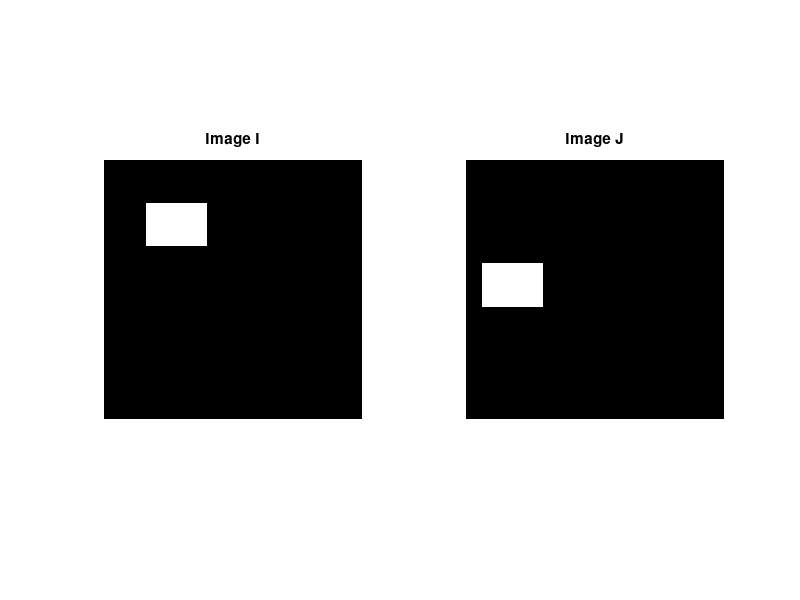
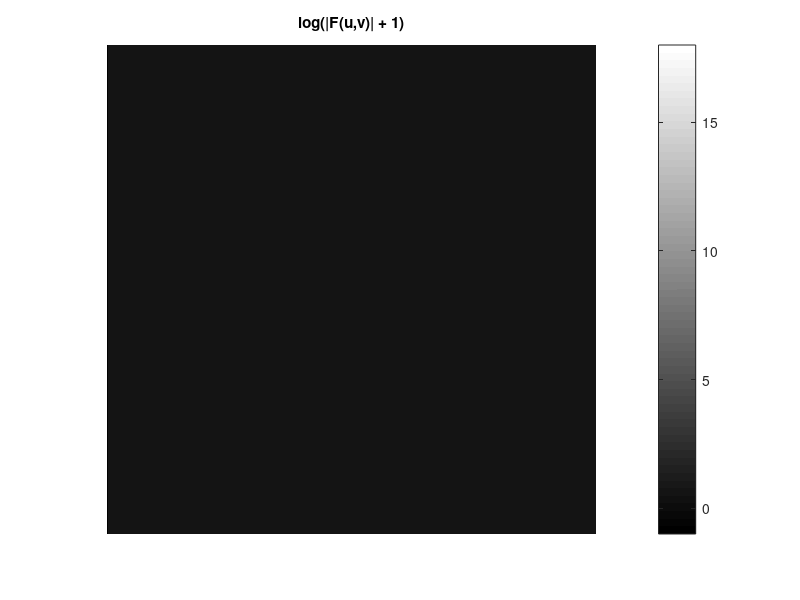
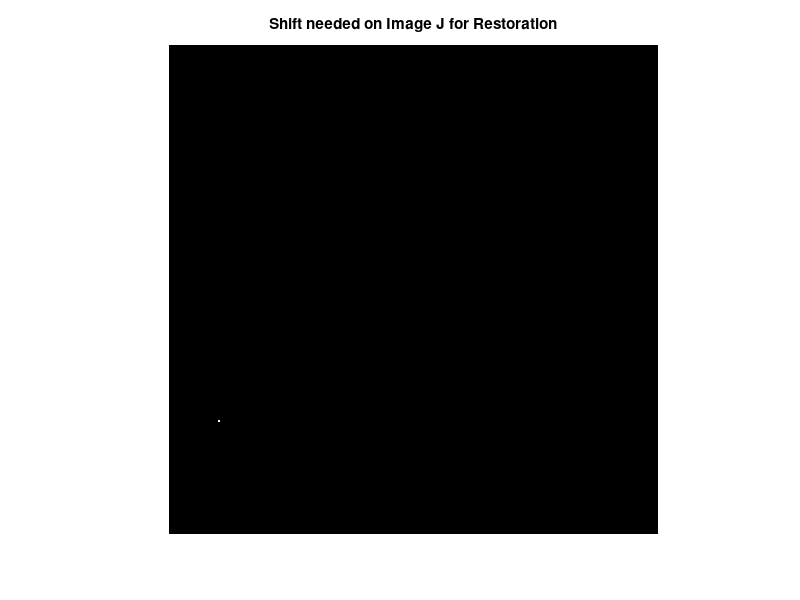
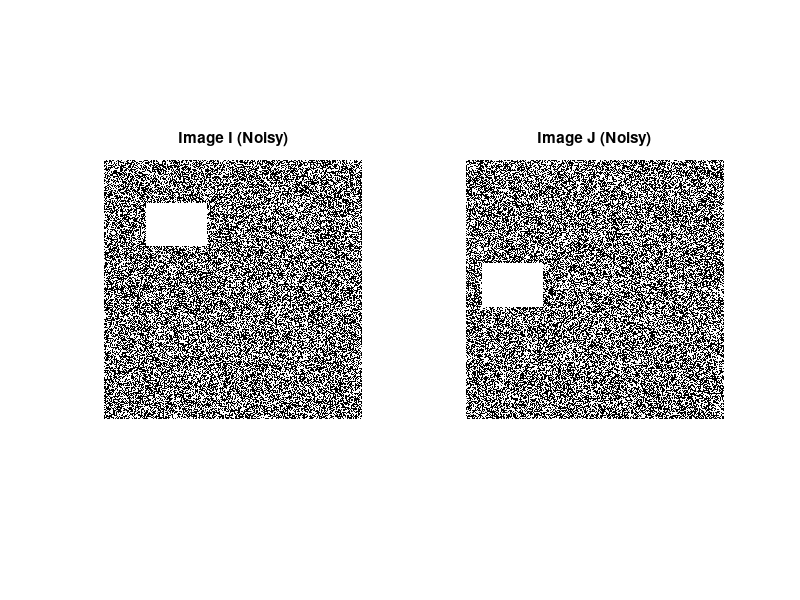

MATLAB code for these plots, in order:
%% MyMainScript

tic;
I = zeros(300);
I(50:100, 50:120) = 255;
J = zeros(300);
J(120:170, 20:90) = 255;
fig1 = figure(1);
subplot(121); imshow(I); title("Image I");
subplot(122); imshow(J); title("Image J");

f1 = fftshift(fft2(I)); f2 = fftshift(fft2(J));
f = (f1 .* conj(f2))./(abs(f1 .* f2));
lf = log(abs(f) + 1);
fig2 = figure(2);
imshow(lf,[-1 18]);
colormap (jet); colorbar;
title("log(|F(u,v)| + 1)");

g = ifft2(f);
fig3 = figure(3);
imshow(g/max(g(:))); title("Shift needed on Image J for Restoration");

I_noisy = I + randn(size(I)) * 20;
J_noisy = J + randn(size(I)) * 20;
fig4 = figure(4);
subplot(121); imshow(I_noisy); title("Image I (Noisy)");
subplot(122); imshow(J_noisy); title("Image J (Noisy)");

f1_noisy = fftshift(fft2(I_noisy)); f2_noisy = fftshift(fft2(J_noisy));
f_noisy = (f1_noisy .* conj(f2_noisy))./(abs(f1_noisy .* f2_noisy));
lf_noisy = log(abs(f_noisy) + 1);
fig5 = figure(5); 
imshow(lf_noisy,[-1 18]);
colormap (jet); colorbar; title("log(|F(u,v)| + 1)");

g_noisy = ifft2(f_noisy);
fig6 = figure(6);
imshow(g_noisy/max(g_noisy(:))); title("Shift needed on Image J (Noisy) for Restoration");
toc;
